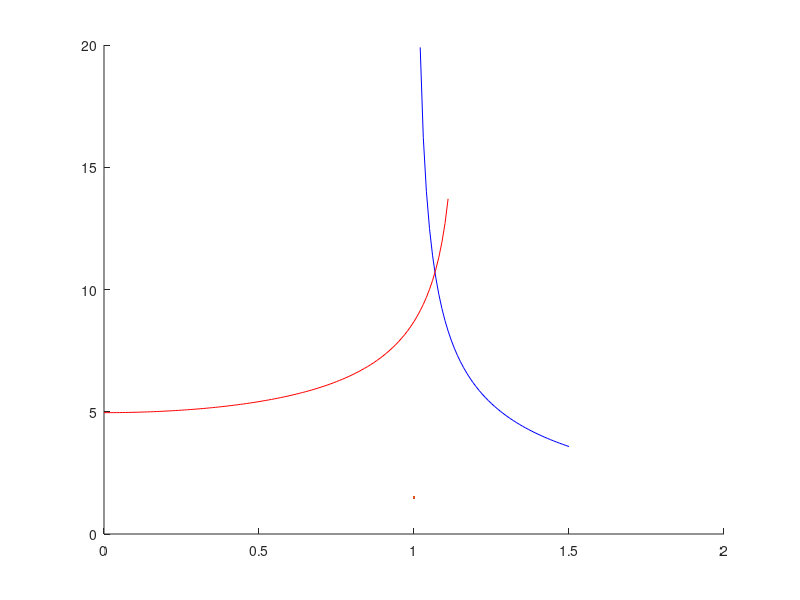

Write the MATLAB code that produced this figure. (Note: this script raises an error after producing the figure.)
clear
clc


% wave drag
M_crit = 0.88;
LF_DD = 0.875;
CL_des = 0.54;

M_dd_0 = M_crit + 0.08;
M_dd = M_dd_0 * LF_DD - 0.05 * CL_des;


AR = 8.77;          %aspect ratio
Cla = 6.74;         %lift curve slope of aerofoil
d = 6.34;           %diameter of fuselage
b = 65;             %wing span
S_exp = 440;        %exposed area
S_ref = 482;        %reference area
sweep = 26;         % sweep at max thickness pt.
le_sweep = 30;      %leading edge sweep (degrees)

CLa2 = [];
CLa3 = [];
M_list1 = [];
M_list2 = [];

for M = 0:0.01:1.5

    beta = (1 - M ^ 2) ^ 0.5;
    eta = Cla / (2 * pi); % remove the beta term as Cla has it already
    F = 1.07 * (1 + d / b) ^ 2;

    CLa_subsonic3 = 2 * pi * AR * S_exp * F * cosd(le_sweep) / (2 + (4 + (AR * beta / eta)...
        ^ 2 *(1 + (tand(sweep) / beta) ^ 2)) ^ 0.5) / S_ref;
    CLa_supersonic = 4/sqrt(-1+M^2);
    CLa_sonic = 2 * pi * AR * S_exp * F * cosd(le_sweep) / (2 + (4 + (AR * 1e-6 / eta)...
        ^ 2 *(1 + (tand(sweep) / 1e-6) ^ 2)) ^ 0.5) / S_ref;

    if M < 1 / cosd(sweep) && M ~= 1
        CLa3 = [CLa3 CLa_subsonic3];
        M_list1 = [M_list1 M];
    elseif M == 1
        CLa3 = [CLa3 CLa_sonic];
        M_list1 = [M_list1 M];
    end
    if M > 1 / cosd(sweep) - 0.1
        CLa2 = [CLa2, CLa_supersonic];
        M_list2 = [M_list2 M];
    end
end

% plot the results
figure
hold on
plot(M_list2, CLa2,"blue", LineWidth=1.5);
plot(M_list1, CLa3,"red", LineWidth=1.5);
xline(0.83, label="Cruise");
xline(0.23, label="Takeoff");
xline(0.27, label="Landing");
ylim([3 10])
xlabel("M");
ylabel("CLa")
% ylim([3 12]);
legend("Supersonic Theoretical","Subsonic (Raymer)");
grid on




% drag prediction IN CRUISE

%=========================================================================

% CD0
% for smooth paint, k = 6.34e-6 m - so we are below the cutoff

% fuselage
Re = 434e6;
M = 0.83;
f = 80/6.34; % fineness ratio
Cf_fus = 0.455 / (log10(Re) ^ 2.58 * (1 + 0.144 * M^2) ^ 0.65);
FF_fus = 0.9 + 5 * f ^ -1.5 + f / 400; % form factor
S_wet_fus = 1.38e3;
CD0_fus = S_wet_fus / S_ref * Cf_fus * FF_fus;

% wings
Re = 40.1e6;
M = 0.83;
xc_max = 0.36; % x/c of max. thickness
tc_max = 0.14; % max thickness-to-chord ratio
Cf_w = 0.455 / (log10(Re) ^ 2.58 * (1 + 0.144 * M^2) ^ 0.65);
FF_w = (1 + 0.6/xc_max * tc_max + 100 * (tc_max) ^ 4) * ...
    (1.34 * M ^ 0.18 * cosd(sweep) ^ 0.28); % form factor
S_wet_w = S_exp * 2;
CD0_w = S_wet_w / S_ref * Cf_w * FF_w;

% hstab
Re = 22.8e6;
M = 0.83;
S_h = 51.7;
xc_max = 0.298; % x/c of max. thickness
tc_max = 0.12; % max thickness-to-chord ratio
Cf_h = 0.455 / (log10(Re) ^ 2.58 * (1 + 0.144 * M^2) ^ 0.65);
FF_h = (1 + 0.6/xc_max * tc_max + 100 * (tc_max) ^ 4) * ...
    (1.34 * M ^ 0.18 * cosd(sweep) ^ 0.28); % form factor
S_wet_h = S_h * 2.1;
CD0_h = S_wet_h / S_ref * Cf_h * FF_h;

% vstab
Re = 32.9e6;
M = 0.83;
S_v = 27.7;
xc_max = 0.3; % x/c of max. thickness
tc_max = 0.12; % max thickness-to-chord ratio
Cf_v = 0.455 / (log10(Re) ^ 2.58 * (1 + 0.144 * M^2) ^ 0.65);
FF_v = (1 + 0.6/xc_max * tc_max + 100 * (tc_max) ^ 4) * ...
    (1.34 * M ^ 0.18 * cosd(sweep) ^ 0.28); % form factor
S_wet_v = S_v * 2.1;
CD0_v = S_wet_v / S_ref * Cf_v * FF_v;

% nacelles
Re = 35.2e6;
M = 0.83;
f = 4.64; % fineness ratio
Q = 1.3; % nacelle-wing interference
S_wet_nac = 69.5 * 4; % approximate as a cylinder, and there are 4
Cf_nac = 0.455 / (log10(Re) ^ 2.58 * (1 + 0.144 * M^2) ^ 0.65);
FF_nac = 1 + 0.35 / f; % form factor
CD0_nac = S_wet_nac / S_ref * Cf_nac * FF_nac * Q;

% fuselage upsweep
A_fus = 31.6; % cross-sectional area
beta = 7 * pi/180; % upsweep angle (rad)
CD_upsweep = 3.83 * A_fus / S_ref * beta ^ 2.5;

% get clean CD0 (no gear or flaps)
CD0_clean = CD0_fus + CD0_w + CD0_h + CD0_v + CD0_nac + CD_upsweep;

% get CD changes from different configs:
% landing gear
A_uc_front = 13.9; % landing gear area from front - get a better value?
CD_uc = 2.25 * A_uc_front / S_ref;

% flaps
flap_extent = 0.65;
CD_flaps_TO = 0.0023 * flap_extent * 15; % 15deg for takeoff
CD_flaps_land = 0.0024 * flap_extent * 40; % 40deg for landing

% CDi
% we need to finish stability to get all these values i think

CL_cruise = 0.53;
AR_h = 5.88;
e = 0.85; %oswald efficiency factor
K = 1 / (pi * AR * e);
K_h = 1 / (pi * AR_h * e);
eta_h = 0.9; % tailplane efficiency
CL_h = 0; % we need stability analysis to get this one
CDi = K * CL_cruise ^ 2 + eta_h * K_h * CL_h ^ 2;

% also get the change in CDi from flaps

kf = 1.4;
delta_CL = 0.139 * 2.5;

CDi_flaps = kf ^ 2 * delta_CL ^ 2 + cosd(sweep); % idk what k_f is so we can sort this out later

%=========================================================================

% drag prediction AT TAKEOFF

%=========================================================================

% CD0
% for smooth paint, k = 6.34e-6 m - so we are below the cutoff

% fuselage
Re = 423e6;
M = 0.23;
f = 80/6.34; % fineness ratio
Cf_fus = 0.455 / (log10(Re) ^ 2.58 * (1 + 0.144 * M^2) ^ 0.65);
FF_fus = 0.9 + 5 * f ^ -1.5 + f / 400; % form factor
S_wet_fus = 1.38e3;
CD0_fus_TO = S_wet_fus / S_ref * Cf_fus * FF_fus;

% wings
Re = 39.1e6;
M = 0.23;
xc_max = 0.36; % x/c of max. thickness
tc_max = 0.14; % max thickness-to-chord ratio
Cf_w = 0.455 / (log10(Re) ^ 2.58 * (1 + 0.144 * M^2) ^ 0.65);
FF_w = (1 + 0.6/xc_max * tc_max + 100 * (tc_max) ^ 4) * ...
    (1.34 * M ^ 0.18 * cosd(sweep) ^ 0.28); % form factor
S_wet_w = S_exp * 2;
CD0_w_TO = S_wet_w / S_ref * Cf_w * FF_w;

% hstab
Re = 22.2e6;
M = 0.23;
S_h = 51.7;
xc_max = 0.298; % x/c of max. thickness
tc_max = 0.12; % max thickness-to-chord ratio
Cf_h = 0.455 / (log10(Re) ^ 2.58 * (1 + 0.144 * M^2) ^ 0.65);
FF_h = (1 + 0.6/xc_max * tc_max + 100 * (tc_max) ^ 4) * ...
    (1.34 * M ^ 0.18 * cosd(sweep) ^ 0.28); % form factor
S_wet_h = S_h * 2.1;
CD0_h_TO = S_wet_h / S_ref * Cf_h * FF_h;

% vstab
Re = 32e6;
M = 0.23;
S_v = 27.7;
xc_max = 0.3; % x/c of max. thickness
tc_max = 0.12; % max thickness-to-chord ratio
Cf_v = 0.455 / (log10(Re) ^ 2.58 * (1 + 0.144 * M^2) ^ 0.65);
FF_v = (1 + 0.6/xc_max * tc_max + 100 * (tc_max) ^ 4) * ...
    (1.34 * M ^ 0.18 * cosd(sweep) ^ 0.28); % form factor
S_wet_v = S_v * 2.1;
CD0_v_TO = S_wet_v / S_ref * Cf_v * FF_v;

% nacelles
Re = 34.3e6;
M = 0.23;
f = 4.64; % fineness ratio
Q = 1.3; % nacelle-wing interference
S_wet_nac = 69.5 * 4; % approximate as a cylinder, and there are 4
Cf_nac = 0.455 / (log10(Re) ^ 2.58 * (1 + 0.144 * M^2) ^ 0.65);
FF_nac = 1 + 0.35 / f; % form factor
CD0_nac_TO = S_wet_nac / S_ref * Cf_nac * FF_nac * Q;

% get takeoff CD0
CD0_TO = CD0_fus_TO + CD0_w_TO + CD0_h_TO + CD0_v_TO + CD0_nac_TO +...
    CD_upsweep + CD_flaps_TO + CD_uc;

%=========================================================================

% drag prediction AT LANDING

%=========================================================================

% CD0
% for smooth paint, k = 6.34e-6 m - so we are below the cutoff

% fuselage
Re = 500e6;
M = 0.27;
f = 80/6.34; % fineness ratio
Cf_fus = 0.455 / (log10(Re) ^ 2.58 * (1 + 0.144 * M^2) ^ 0.65);
FF_fus = 0.9 + 5 * f ^ -1.5 + f / 400; % form factor
S_wet_fus = 1.38e3;
CD0_fus_land = S_wet_fus / S_ref * Cf_fus * FF_fus;

% wings
Re = 46.2e6;
M = 0.27;
xc_max = 0.36; % x/c of max. thickness
tc_max = 0.14; % max thickness-to-chord ratio
Cf_w = 0.455 / (log10(Re) ^ 2.58 * (1 + 0.144 * M^2) ^ 0.65);
FF_w = (1 + 0.6/xc_max * tc_max + 100 * (tc_max) ^ 4) * ...
    (1.34 * M ^ 0.18 * cosd(sweep) ^ 0.28); % form factor
S_wet_w = S_exp * 2;
CD0_w_land = S_wet_w / S_ref * Cf_w * FF_w;

% hstab
Re = 26.2e6;
M = 0.27;
S_h = 51.7;
xc_max = 0.298; % x/c of max. thickness
tc_max = 0.12; % max thickness-to-chord ratio
Cf_h = 0.455 / (log10(Re) ^ 2.58 * (1 + 0.144 * M^2) ^ 0.65);
FF_h = (1 + 0.6/xc_max * tc_max + 100 * (tc_max) ^ 4) * ...
    (1.34 * M ^ 0.18 * cosd(sweep) ^ 0.28); % form factor
S_wet_h = S_h * 2.1;
CD0_h_land = S_wet_h / S_ref * Cf_h * FF_h;

% vstab
Re = 37.8e6;
M = 0.27;
S_v = 27.7;
xc_max = 0.3; % x/c of max. thickness
tc_max = 0.12; % max thickness-to-chord ratio
Cf_v = 0.455 / (log10(Re) ^ 2.58 * (1 + 0.144 * M^2) ^ 0.65);
FF_v = (1 + 0.6/xc_max * tc_max + 100 * (tc_max) ^ 4) * ...
    (1.34 * M ^ 0.18 * cosd(sweep) ^ 0.28); % form factor
S_wet_v = S_v * 2.1;
CD0_v_land = S_wet_v / S_ref * Cf_v * FF_v;

% nacelles
Re = 40.5e6;
M = 0.27;
f = 4.64; % fineness ratio
Q = 1.3; % nacelle-wing interference
S_wet_nac = 69.5 * 4; % approximate as a cylinder, and there are 4
Cf_nac = 0.455 / (log10(Re) ^ 2.58 * (1 + 0.144 * M^2) ^ 0.65);
FF_nac = 1 + 0.35 / f; % form factor
CD0_nac_land = S_wet_nac / S_ref * Cf_nac * FF_nac * Q;

% get takeoff CD0
CD0_land = CD0_fus_land + CD0_w_land + CD0_h_land + CD0_v_land +...
    CD0_nac_land + CD_upsweep + CD_flaps_land + CD_uc;



%IMPORTANT VALUES!!!!!
% CLa = 6.701 FOR THE WING FOR M = 0.83
% CLa = 5.082 for landing
% CLa = 5.049 for takeoff
% CD0 clean = 0.0161
% CD0 takeoff = 0.1026
% CD0 landing = 0.1424
